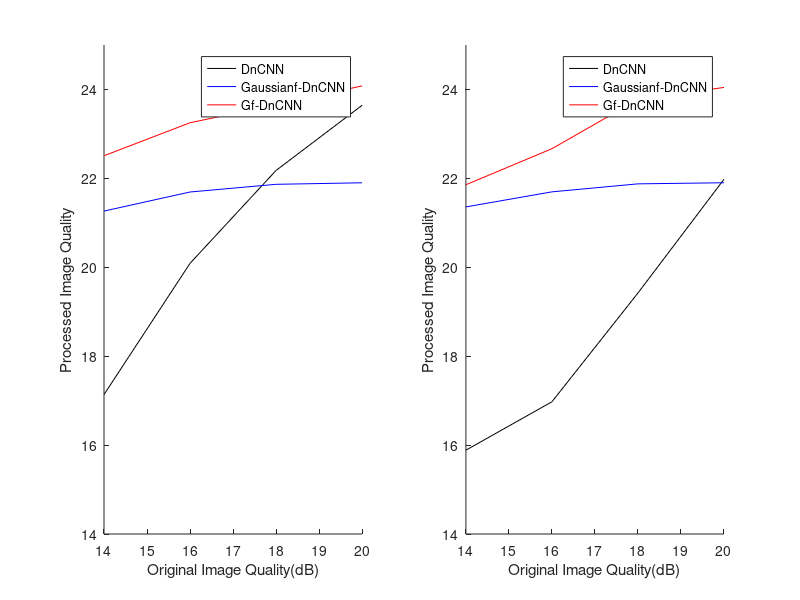
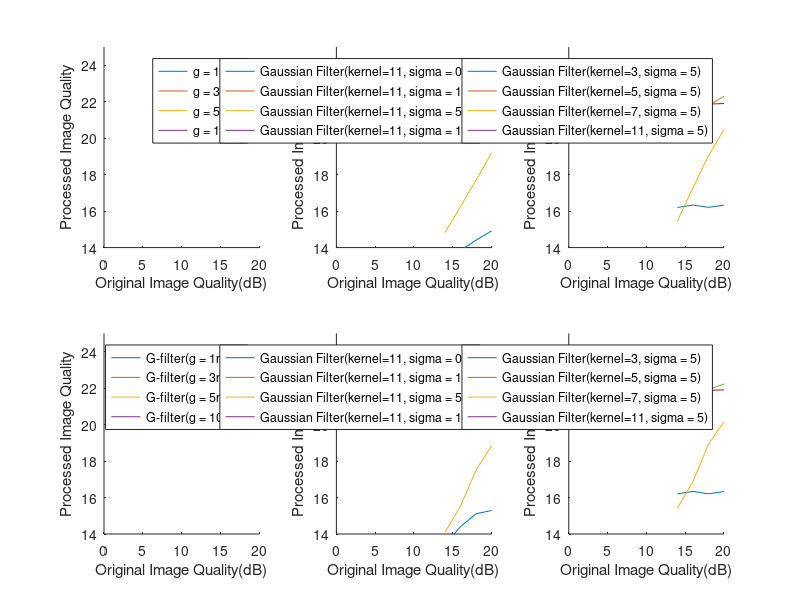

The MATLAB source for these figures, in order:
clc;
clear;
x=[14 16 18 20];
y_mixed=[15.8851   16.9747   19.4217   21.9800];
y=[17.1361   20.0889   22.1778   23.6440];
y_1=[22.5087   23.2510   23.6564   24.0798];
y_3=[21.9345 22.8292 23.5812 24.1273];
y_5=[21.7116   22.8264   23.6294   24.0692];
y_10=[20.7097 22.4005 23.2192 23.6282];



y_kernel11_0_5=[13.089178 13.8428545 14.410491 14.913602];
y_kernel11_1=[14.827408 16.260525 17.69619 19.196121];
y_kernel11_5=[21.264194 21.693314 21.866274 21.900427];
y_kernel11_10=[20.839653 21.299107 21.539892 21.644283];

y_kernel3_5=[16.201002 16.333542 16.207228 16.324990];
y_kernel5_5=[15.449856 17.284437 19.033464 20.478703];
y_kernel7_5=[19.795969 21.102310 21.803070 22.292082];

y_1_mixed=[21.242012   22.105367   23.486645   23.797329];
y_3_mixed=[21.8288 22.5324 23.6171 23.997];
y_5_mixed=[21.85636   22.667143   23.77315   24.045502]; 
y_10_mixed=[20.4731 21.2638 21.8604 22.1426];

y_kernel11_0_5_mixed=[13.427055 14.409437 15.111613 15.288625];
y_kernel11_1_mixed=[14.0991125 15.538485 17.50756 18.840492];
y_kernel11_5_mixed=[21.357952 21.696712 21.876684 21.90121];
y_kernel11_10_mixed=[21.045849 21.352095 21.568844 21.6450];

y_kernel3_5_mixed=[16.201002 16.333542 16.207228 16.324990];
y_kernel5_5_mixed=[15.412551 16.875813 18.92229 20.161339];
y_kernel7_5_mixed=[20.201384 21.192001 21.915222 22.22548];


figure(1);
subplot(1,2,1);
plot(x,y,'k');
hold on;
plot(x,y_kernel11_5,'b');
hold on;
plot(x,y_1,'r');

box off;
xlabel('Original Image Quality(dB)');
ylabel('Processed Image Quality');
ylim([14 25]);
legend('DnCNN','Gaussianf-DnCNN','Gf-DnCNN');

subplot(1,2,2);
plot(x,y_mixed,'k');
hold on;
plot(x,y_kernel11_5_mixed,'b');
hold on;
plot(x,y_5_mixed,'r');

box off;
xlabel('Original Image Quality(dB)');
ylabel('Processed Image Quality');
ylim([14 25]);
legend('DnCNN','Gaussianf-DnCNN','Gf-DnCNN');



figure(2);
subplot(2,3,1);
plot(x,y_1,color=[1 0 0]);
hold on;
plot(x,y_3,color=[1 0 0]/4*3);
hold on;
plot(x,y_5,color=[1 0 0]/2);
hold on;
plot(x,y_10,color=[1 0 0]/4);
box off;
xlabel('Original Image Quality(dB)');
ylabel('Processed Image Quality');
ylim([14 25]);
legend('g = 1nS','g = 3nS','g = 5nS','g = 10nS');

subplot(2,3,2);
% plot(x,y_kernel11_0_5);
% hold on;
plot(x,y_kernel11_0_5,color=[0 0 1]);
hold on;
plot(x,y_kernel11_1,color=[0 0 1]/4*3);
hold on;
plot(x,y_kernel11_5,color=[0 0 1]/2);
hold on;
plot(x,y_kernel11_10,color=[0 0 1]/4);
box off;
xlabel('Original Image Quality(dB)');
ylabel('Processed Image Quality');
ylim([14 25]);
legend('Gaussian Filter(kernel=11, sigma = 0.5)','Gaussian Filter(kernel=11, sigma = 1)','Gaussian Filter(kernel=11, sigma = 5)','Gaussian Filter(kernel=11, sigma = 10)');

subplot(2,3,3);
plot(x,y_kernel3_5,color=[0 0 1]);
hold on;
plot(x,y_kernel5_5,color=[0 0 1]/4*3);
hold on;
plot(x,y_kernel7_5,color=[0 0 1]/2);
hold on;
plot(x,y_kernel11_5,color=[0 0 1]/4);

box off;
xlabel('Original Image Quality(dB)');
ylabel('Processed Image Quality');
ylim([14 25]);
legend('Gaussian Filter(kernel=3, sigma = 5)','Gaussian Filter(kernel=5, sigma = 5)','Gaussian Filter(kernel=7, sigma = 5)','Gaussian Filter(kernel=11, sigma = 5)');


subplot(2,3,4);
plot(x,y_1_mixed,color=[1 0 0]);
hold on;
plot(x,y_3_mixed,color=[1 0 0]/4*3);
hold on;
plot(x,y_5_mixed,color=[1 0 0]/2);
hold on;
plot(x,y_10_mixed,color=[1 0 0]/4);
box off;
xlabel('Original Image Quality(dB)');
ylabel('Processed Image Quality');
ylim([14 25]);
legend('G-filter(g = 1nS)','G-filter(g = 3nS)','G-filter(g = 5nS)','G-filter(g = 10nS)');

subplot(2,3,5);
% plot(x,y_kernel11_0_5_mixed);
% hold on;
plot(x,y_kernel11_0_5_mixed,color=[0 0 1]);
hold on;
plot(x,y_kernel11_1_mixed,color=[0 0 1]/4*3);
hold on;
plot(x,y_kernel11_5_mixed,color=[0 0 1]/2);
hold on;
plot(x,y_kernel11_10_mixed,color=[0 0 1]/4);
box off;
xlabel('Original Image Quality(dB)');
ylabel('Processed Image Quality');
ylim([14 25]);
legend('Gaussian Filter(kernel=11, sigma = 0.5)','Gaussian Filter(kernel=11, sigma = 1)','Gaussian Filter(kernel=11, sigma = 5)','Gaussian Filter(kernel=11, sigma = 10)');

subplot(2,3,6);
plot(x,y_kernel3_5_mixed,color=[0 0 1]);
hold on;
plot(x,y_kernel5_5_mixed,color=[0 0 1]/4*3);
hold on;
plot(x,y_kernel7_5_mixed,color=[0 0 1]/2);
hold on;
plot(x,y_kernel11_5_mixed,color=[0 0 1]/4);

box off;
xlabel('Original Image Quality(dB)');
ylabel('Processed Image Quality');
ylim([14 25]);
legend('Gaussian Filter(kernel=3, sigma = 5)','Gaussian Filter(kernel=5, sigma = 5)','Gaussian Filter(kernel=7, sigma = 5)','Gaussian Filter(kernel=11, sigma = 5)');

